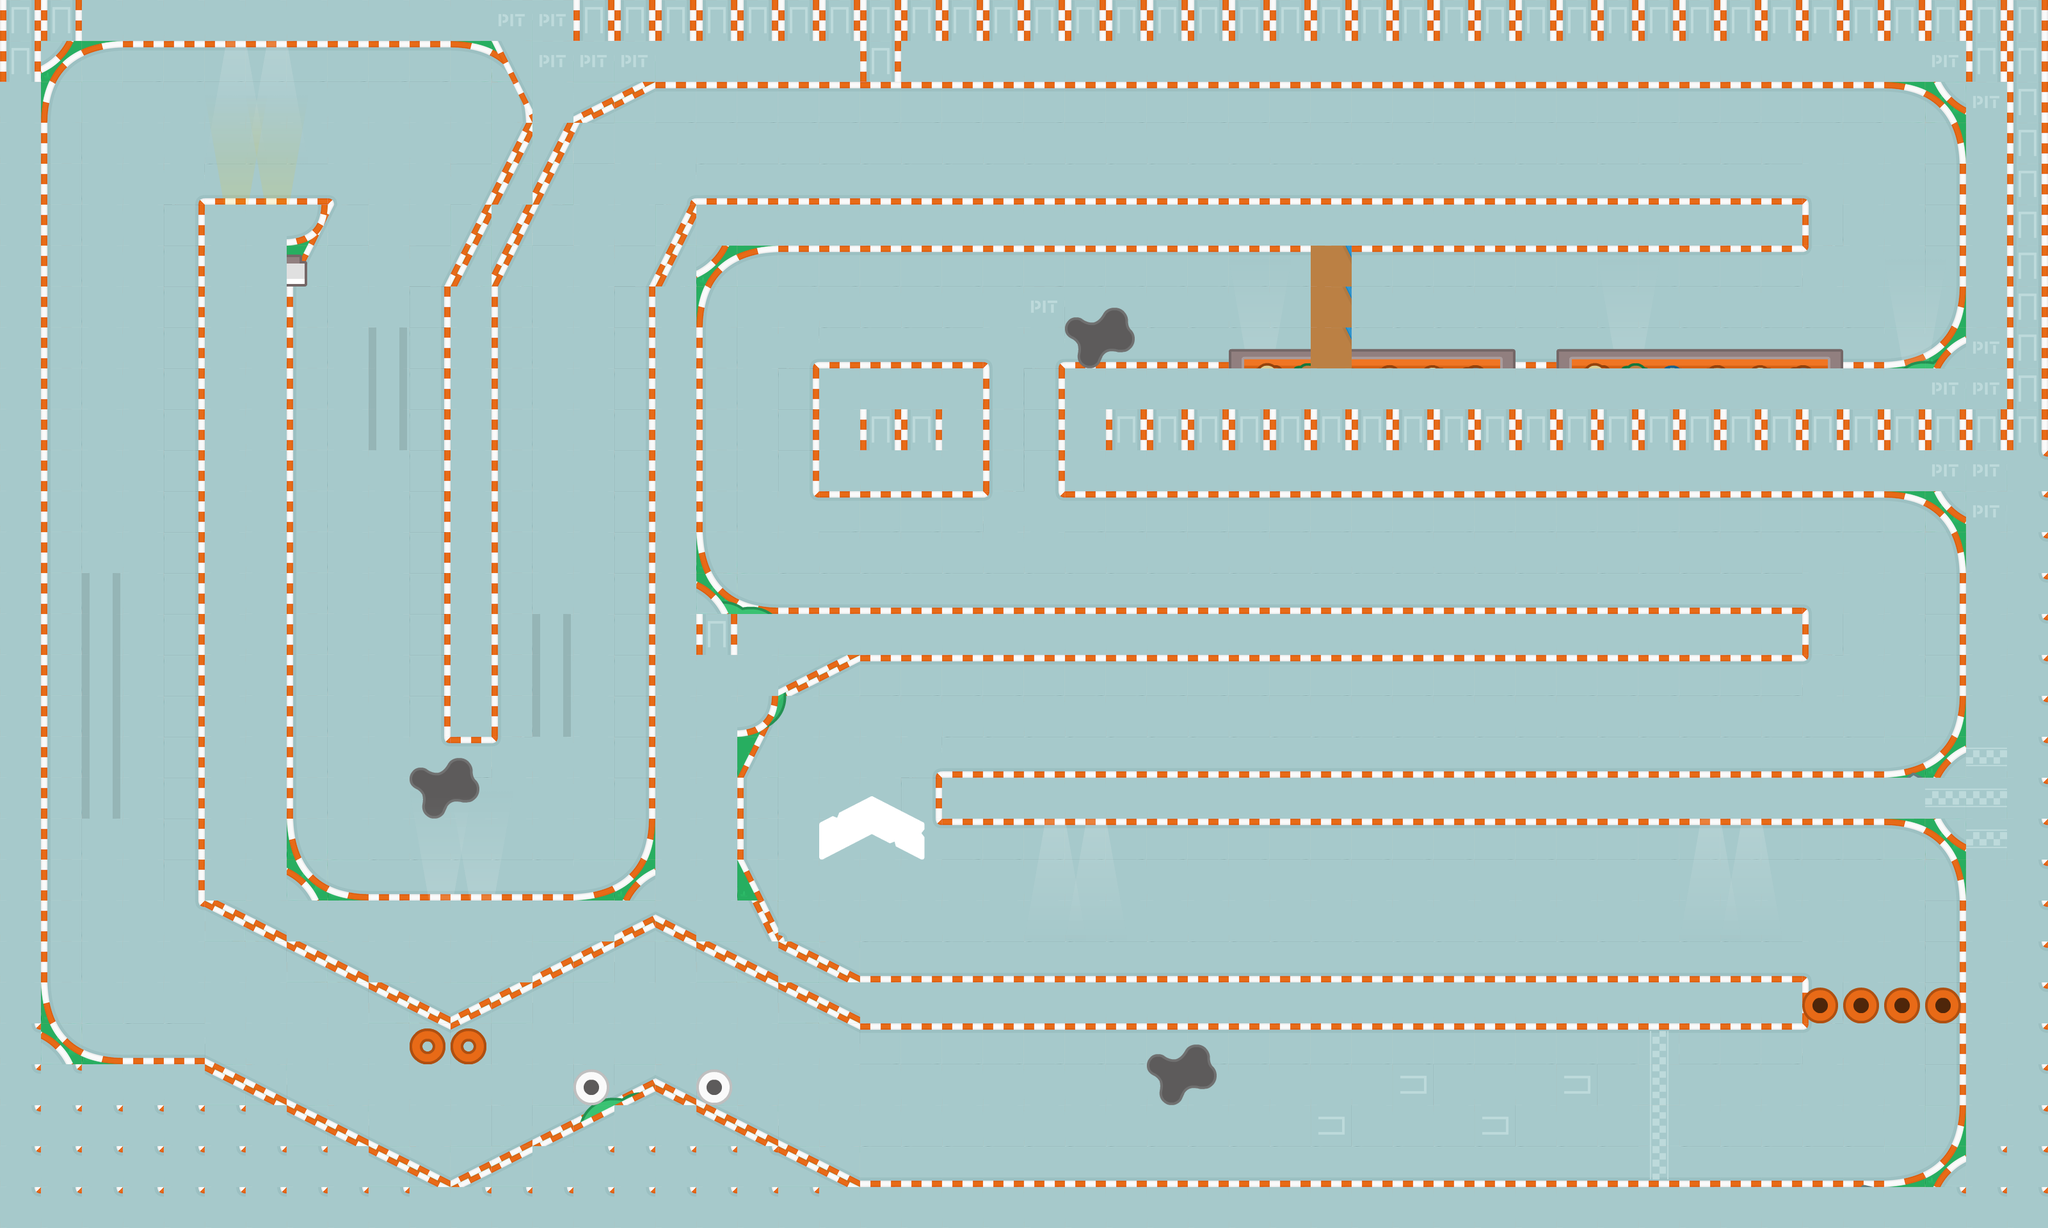

This is a level from a 2D game, rendered from its Tiled map with the project's own tilesets. A one-line summary and the map file follow, with tile-layer data summarised:
An orthogonal 50x30 tile map with 64x64 px tiles, 8 tile layers (fon, race_track, oil, objects, ...), 3 tilesets.

<map version="1.10" tiledversion="1.11.2" orientation="orthogonal" renderorder="right-down" width="50" height="30" tilewidth="64" tileheight="64" infinite="0" nextlayerid="11" nextobjectid="3">
 <tileset firstgid="1" source="../tsx_files/objects.tsx" />
 <tileset firstgid="41" source="../tsx_files/racing_track.tsx" />
 <tileset firstgid="365" source="../tsx_files/objects_64.tsx" />
 <layer id="8" name="fon" width="50" height="30">
  <data>[1500 cells, 598 non-empty, 1 distinct tile ids]</data>
 </layer>
 <layer id="1" name="race_track" width="50" height="30">
  <data>[1500 cells, 994 non-empty, 46 distinct tile ids]</data>
 </layer>
 <layer id="10" name="oil" width="50" height="30">
  <data>[1500 cells, 3 non-empty, 1 distinct tile ids]</data>
 </layer>
 <layer id="2" name="objects" width="50" height="30">
  <data>[1500 cells, 75 non-empty, 22 distinct tile ids]</data>
 </layer>
 <layer id="3" name="walls" width="50" height="30">
  <data>[1500 cells, 575 non-empty, 27 distinct tile ids]</data>
 </layer>
 <layer id="4" name="finish_line" width="50" height="30">
  <data>[1500 cells, 4 non-empty, 3 distinct tile ids]</data>
 </layer>
 <layer id="6" name="checkpoints" width="50" height="30">
  <data>[1500 cells, 3 non-empty, 1 distinct tile ids]</data>
 </layer>
 <layer id="9" name="block_wall" width="50" height="30">
  <data>[1500 cells, 4 non-empty, 1 distinct tile ids]</data>
 </layer>
</map>
